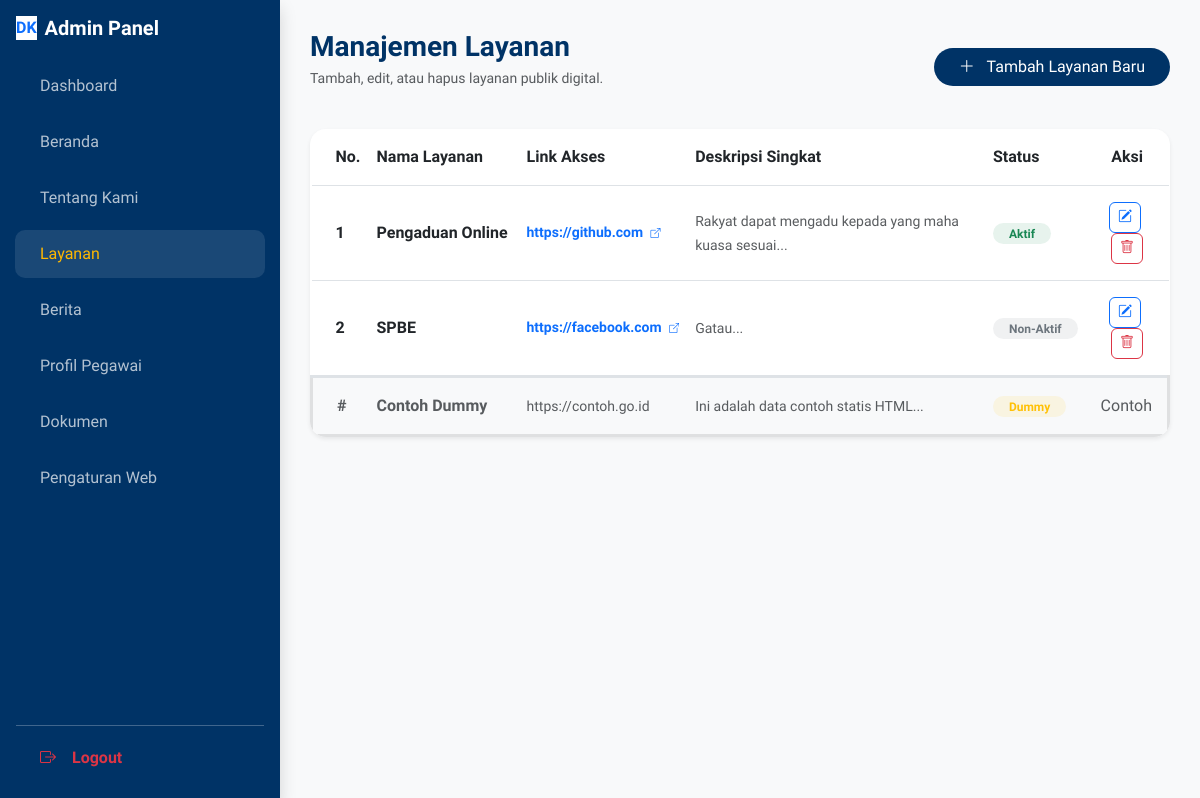
/admin/layanan-admin.php, run on the app's committed database.
### tables this page shows
CREATE TABLE `layanan` (
  `id` int(11) NOT NULL,
  `nama_layanan` varchar(100) NOT NULL,
  `deskripsi` text NOT NULL,
  `url` varchar(255) NOT NULL,
  `status` tinyint(1) DEFAULT 1
);

### admin/layanan-admin.php (the view, shortened to what this page needs)
<?php
include 'db.php';
$query = "SELECT * FROM layanan ORDER BY id DESC";
$result = mysqli_query($koneksi, $query);
?>
<!DOCTYPE html>
<html lang="id">
<head>
    <link href="https://cdn.jsdelivr.net/npm/bootstrap@5.3.0/dist/css/bootstrap.min.css" rel="stylesheet">
    <link rel="stylesheet" href="https://cdn.jsdelivr.net/npm/bootstrap-icons@1.11.0/font/bootstrap-icons.css">
    <link rel="stylesheet" href="../style.css">
</head>
<body>
    <?php include 'sidebar.php'; ?>
    <div class="main-content text-start">
        <div class="d-flex justify-content-between align-items-center mb-4">
            <div>
                <h3 class="fw-bold text-navy mb-1">Manajemen Layanan</h3>
                <p class="text-muted small">Tambah, edit, atau hapus layanan publik digital.</p>
            </div>
            <button class="btn btn-navy-dark rounded-pill px-4" data-bs-toggle="modal" data-bs-target="#modalTambah">
                <i class="bi bi-plus-lg me-2"></i> Tambah Layanan Baru
            </button>
        </div>
        <div class="card border-0 shadow-sm rounded-4 overflow-hidden">
            <div class="table-responsive">
                <table class="table align-middle mb-0 table-hover">
                    <thead class="bg-light border-bottom">
                        <tr>
                            <th class="ps-4 py-3 fw-bold">No.</th>
                            <th class="py-3 fw-bold" style="min-width: 150px;">Nama Layanan</th>
                            <th class="py-3 fw-bold">Link Akses</th>
                            <th class="py-3 fw-bold">Deskripsi Singkat</th>
                            <th class="py-3 fw-bold">Status</th>
                            <th class="py-3 fw-bold text-center">Aksi</th>
                        </tr>
                    </thead>
                    <tbody>
                        <?php
                        $no = 1;
                        while ($row = mysqli_fetch_assoc($result)) {
                        ?>
                        <tr>
                            <td class="ps-4 py-3"><span class="fw-bold"><?php echo $no++; ?></span></td>
                            <td class="py-3">
                                <span class="fw-bold"><?php echo $row['nama_layanan']; ?></span>
                            </td>
                            <td class="py-3">
                                <a href="<?php echo $row['url']; ?>" target="_blank" class="text-primary text-decoration-none small fw-semibold" style="display: block; max-width: 250px; overflow: hidden; text-overflow: ellipsis; white-space: nowrap;">
                                    <?php echo $row['url']; ?> <i class="bi bi-box-arrow-up-right ms-1" style="font-size: 10px;"></i>
                                </a>
                            </td>
                            <td class="py-3">
                                <small class="text-muted">
                                    <?php
                                    echo substr($row['deskripsi'], 0, 50) . '...';
                                    ?>
                                </small>
                            </td>
                            <td class="py-3">
                                <?php if ($row['status'] == 1): ?>
                                    <span class="badge bg-success bg-opacity-10 text-success rounded-pill px-3 fw-bold">Aktif</span>
                                <?php else: ?>
                                    <span class="badge bg-secondary bg-opacity-10 text-secondary rounded-pill px-3 fw-bold">Non-Aktif</span>
                                <?php endif; ?>
                            </td>
                            <td class="py-3 text-center">
                                <button class="btn btn-sm btn-outline-primary rounded-2 me-1" data-bs-toggle="modal"
                                        data-bs-target="#modalEdit<?php echo $row['id']; ?>"
                                        title="Edit">
                                    <i class="bi bi-pencil-square"></i>
                                </button>
                                <button type="button" class="btn btn-sm btn-outline-danger rounded-2"
                                   onclick="konfirmasiHapus(<?php echo $row['id']; ?>, '<?php echo $row['nama_layanan']; ?>')"
                                   title="Hapus">
                                    <i class="bi bi-trash"></i>
                                </button>
                            </td>
                        </tr>
                        <?php } ?>
                        <tr class="table-light border-top border-3">
                            <td class="ps-4 py-3"><span class="fw-bold text-muted">#</span></td>
                            <td class="py-3"><span class="fw-bold text-muted">Contoh Dummy</span></td>
                            <td class="py-3"><small class="text-muted">https://contoh.go.id</small></td>
                            <td class="py-3"><small class="text-muted">Ini adalah data contoh statis HTML...</small></td>
                            <td class="py-3"><span class="badge bg-warning bg-opacity-10 text-warning rounded-pill px-3 fw-bold">Dummy</span></td>
                            <td class="py-3 text-center text-muted">Contoh</td>
                        </tr>
                    </tbody>
                </table>
            </div>
        </div>
    </div>
</body>
</html>

### admin/sidebar.php (shortened to what this page needs)
<?php
$current_page = basename($_SERVER['PHP_SELF']);
$nav_items = [
    'admin-dashboard.php' => 'Dashboard',
    'manajemen-beranda.php' => 'Beranda',
    'tentang-kami-admin.php' => 'Tentang Kami',
    'layanan-admin.php' => 'Layanan',
    'berita-admin.php' => 'Berita',
    'profil-pegawai-admin.php' => 'Profil Pegawai',
    'dokumen-admin.php' => 'Dokumen',
    'pengaturan-admin.php' => 'Pengaturan Web',
];
?>
<div class="sidebar shadow">
    <div class="p-3 d-flex align-items-center mb-1">
        <div class="logo-box bg-white text-primary me-2 fw-bold">DK</div>
        <span class="fw-bold h5 mb-0">Admin Panel</span>
    </div>
    <nav class="d-flex flex-column h-100 w-100">
        <div class="d-flex flex-column gap-1">
            <?php foreach ($nav_items as $file => $label): ?>
                <a href="<?php echo $file; ?>" class="nav-admin-link <?php echo ($current_page === $file) ? 'active' : ''; ?>">
                    <?php echo $label; ?>
                </a>
            <?php endforeach; ?>
        </div>
        <div class="mt-auto pb-3">
            <hr class="text-white opacity-25 my-2 mx-3">
            <a href="logout.php" onclick="logout(); return false;" class="nav-admin-link text-danger fw-bold">
                <i class="bi bi-box-arrow-right me-3"></i> Logout
            </a>
        </div>
    </nav>
</div>

### style.css (style rules this page uses)
* { margin: 0; padding: 0; box-sizing: border-box; }
body { font-family: "Plus Jakarta Sans", sans-serif; background-color: #f8f9fa; margin: 0; padding: 0; }
.text-navy { color: #003366; }
.btn-navy-dark { background-color: #003366; color: white; transition: all 0.3s; }
.sidebar { width: var(--sidebar-width); height: 100vh; position: fixed; background: #003366; color: white; overflow: hidden; transition: all 0.3s; z-index: 1000; display: flex; flex-direction: column; }
.nav-admin-link { color: rgba(255, 255, 255, 0.7); text-decoration: none; padding: 12px 25px; display: flex; align-items: center; border-radius: 10px; margin: 2px 15px; transition: 0.3s; flex-shrink: 0; font-size: 16px; font-weight: 500; }
.nav-admin-link:hover, .nav-admin-link.active { background: rgba(255, 255, 255, 0.1); color: #ffb800; }
.main-content { margin-left: var(--sidebar-width); padding: 30px; }

### admin/sidebar.php (style rules this page uses)
:root { --sidebar-width: 280px; }

### data on the page
layanan: nama_layanan "Pengaduan Online", url "https://github.com", deskripsi "Rakyat dapat mengadu kepada yang maha kuasa sesuai", status "Aktif"
layanan: nama_layanan "SPBE", url "https://facebook.com", deskripsi "Gatau", status "Non-Aktif"

### other printed values
$label "Dashboard"
$label "Beranda"
$label "Tentang Kami"
$label "Layanan"
$label "Berita"
$label "Profil Pegawai"
$label "Dokumen"
$label "Pengaturan Web"
